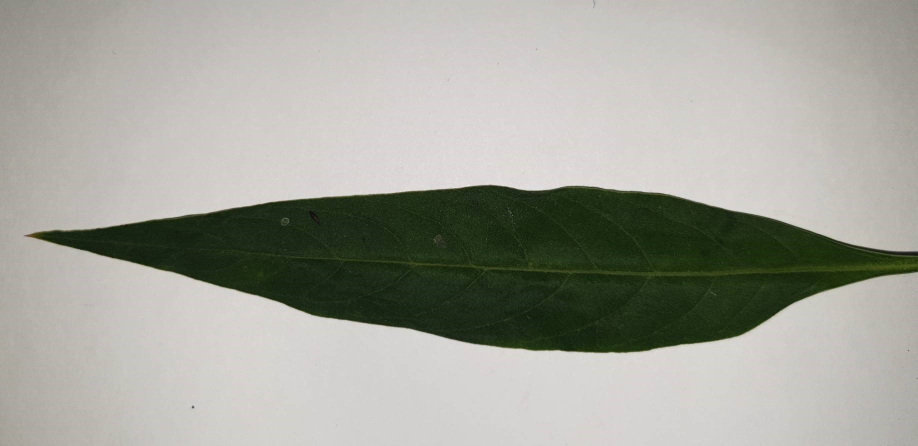
%> input picture Tubes Pengcit/b1.jpg, 1835 x 892 px (shown at 1/2 size)
$ octave praprocessing_B.m   (GNU Octave 9; MATLAB toolbox functions it lacks are replaced by stand-ins)
%> lines starting %> are read from the running program, lines starting %| are printed output that depends on the picture

b1 = imread('b1.jpg');
%> b1 is the input picture: size 892x1835x3 uint8; mean R, G, B 162.3, 162.9, 154.6
b2 = imread('b2.jpg');
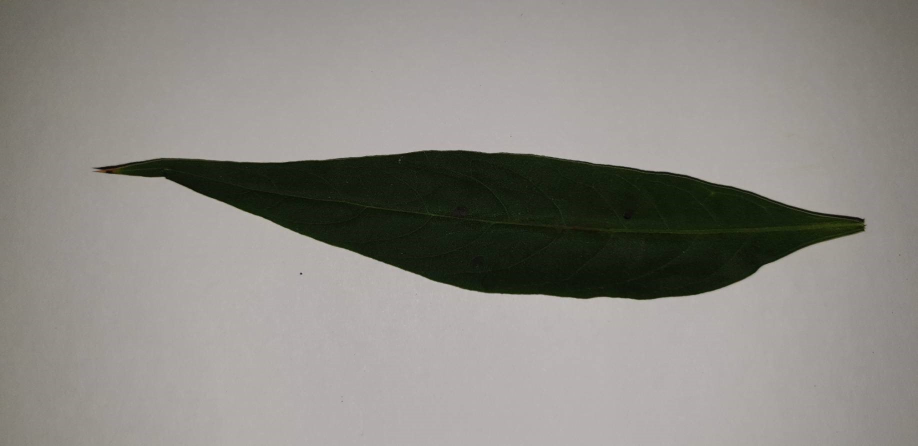
%> input picture Tubes Pengcit/b2.jpg, 1835 x 892 px (shown at 1/2 size)
%> b2 is the input picture: size 892x1835x3 uint8; mean R, G, B 139.1, 136.6, 131.3
b3 = imread('b3.jpg');
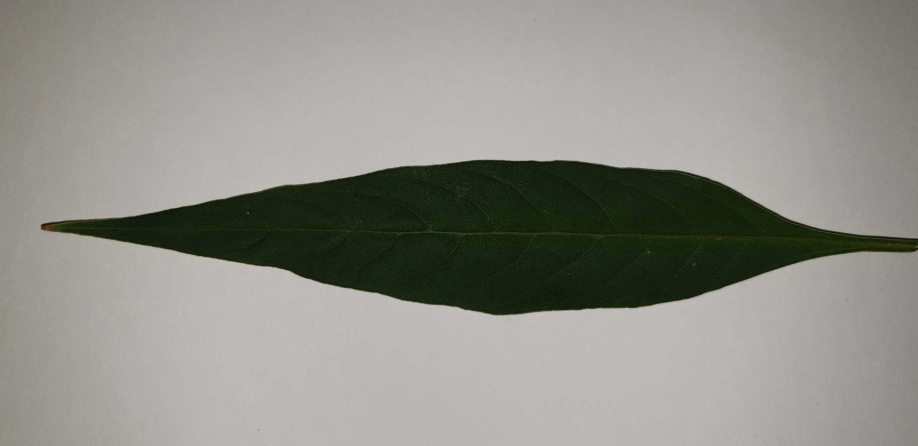
%> input picture Tubes Pengcit/b3.jpg, 1835 x 892 px (shown at 1/2 size)
%> b3 is the input picture: size 892x1835x3 uint8; mean R, G, B 144, 142.6, 136.3
b4 = imread('b4.jpg');
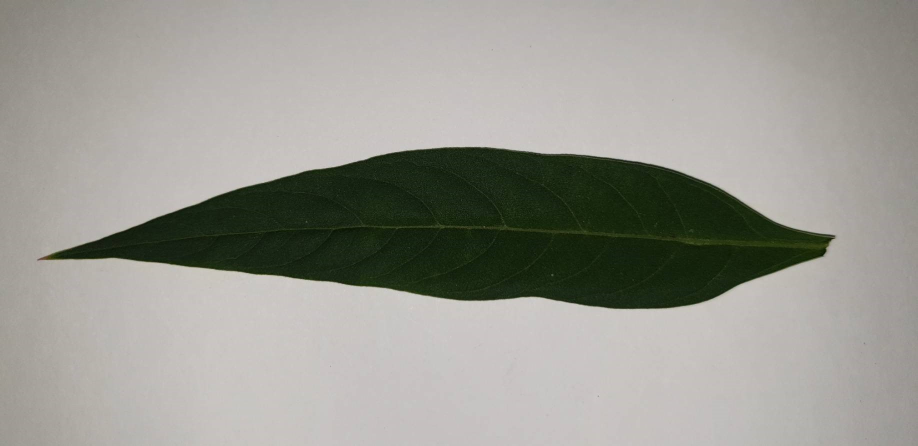
%> input picture Tubes Pengcit/b4.jpg, 1835 x 892 px (shown at 1/2 size)
%> b4 is the input picture: size 892x1835x3 uint8; mean R, G, B 153.2, 152.6, 145.4
b5 = imread('b5.jpg');
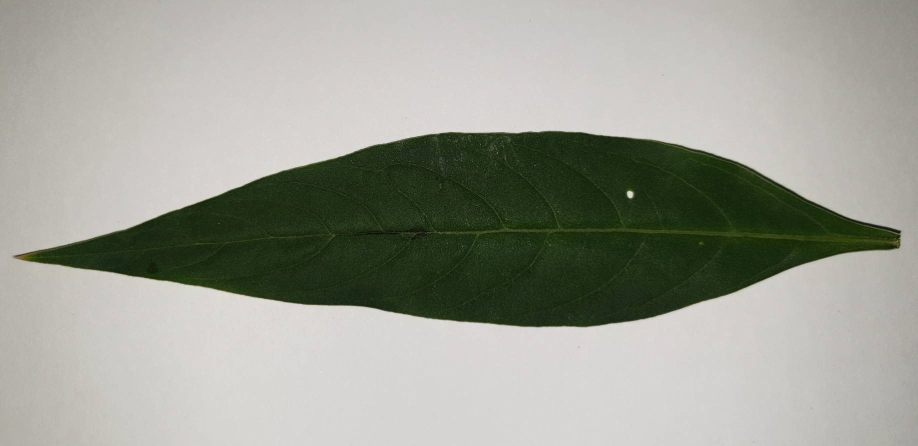
%> input picture Tubes Pengcit/b5.jpg, 1835 x 892 px (shown at 1/2 size)
%> b5 is the input picture: size 892x1835x3 uint8; mean R, G, B 156.7, 158.5, 148.6
%menampilkan gambar
%imshow([b1 b2 b3 b4 b5])
%imshow([c1 c2 c3 c4 c5])
%imshow([d3 d2])


%rotasi gambar yang tidak sesuai
%> (the run ends here)
